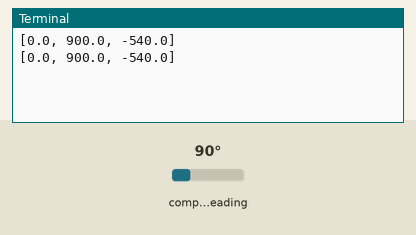
This program was run on a simulated Raspberry Pi (BCM pin numbers). Parts: the last lines printed to the terminal. The test bench sets the inputs (shaded band); at power-on: compass heading 90°.

Above: at 1.2 s.
1.3 s: compass heading set to 7°
At 2.6 s:
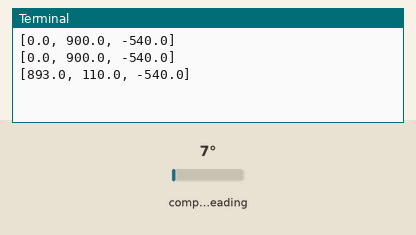
2.8 s: compass heading set to 180°
At 3.6 s:
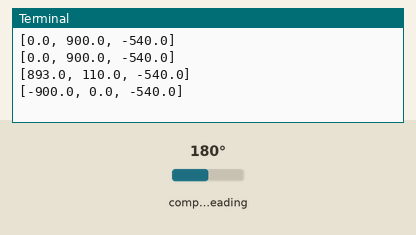
Timing chart, 0 to 5.8 s (numbered marks = the images above; inputs shaded):
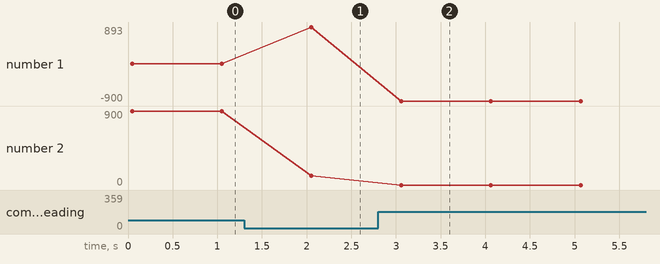

Measured:
- after the input at 1.3 s, the terminal: prints a new line after 0.75 s (image 1)
- after the input at 2.8 s, the terminal: prints a new line after 0.26 s (image 2)
- plotted number 1: 0 → 893 after the input at 1.3 s, 893 → -900 after the input at 2.8 s
- plotted number 2: 900 → 110 after the input at 1.3 s

The program:

Angle.py
```python
import math
import time
import smbus

__author__ = "Niccolo Rigacci"
__copyright__ = "Copyright 2018 Niccolo Rigacci <niccolo@rigacci.org>"
__license__ = "GPLv3-or-later"
__email__ = "niccolo@rigacci.org"
__version__ = "0.1.4"

DFLT_BUS = 1
DFLT_ADDRESS = 0x0d

REG_XOUT_LSB = 0x00     # Output Data Registers for magnetic sensor.
REG_XOUT_MSB = 0x01
REG_YOUT_LSB = 0x02
REG_YOUT_MSB = 0x03
REG_ZOUT_LSB = 0x04
REG_ZOUT_MSB = 0x05
REG_STATUS_1 = 0x06     # Status Register.
REG_TOUT_LSB = 0x07     # Output Data Registers for temperature.
REG_TOUT_MSB = 0x08
REG_CONTROL_1 = 0x09    # Control Register #1.
REG_CONTROL_2 = 0x0a    # Control Register #2.
REG_RST_PERIOD = 0x0b   # SET/RESET Period Register.
REG_CHIP_ID = 0x0d      # Chip ID register.

# Flags for Status Register #1.
STAT_DRDY = 0b00000001  # Data Ready.
STAT_OVL = 0b00000010   # Overflow flag.
STAT_DOR = 0b00000100   # Data skipped for reading.

# Flags for Status Register #2.
INT_ENB = 0b00000001    # Interrupt Pin Enabling.
POL_PNT = 0b01000000    # Pointer Roll-over.
SOFT_RST = 0b10000000   # Soft Reset.

# Flags for Control Register 1.
MODE_STBY = 0b00000000  # Standby mode.
MODE_CONT = 0b00000001  # Continuous read mode.
ODR_10HZ = 0b00000000   # Output Data Rate Hz.
ODR_50HZ = 0b00000100
ODR_100HZ = 0b00001000
ODR_200HZ = 0b00001100
RNG_2G = 0b00000000     # Range 2 Gauss: for magnetic-clean environments.
RNG_8G = 0b00010000     # Range 8 Gauss: for strong magnetic fields.
OSR_512 = 0b00000000    # Over Sample Rate 512: less noise, more power.
OSR_256 = 0b01000000
OSR_128 = 0b10000000
OSR_64 = 0b11000000     # Over Sample Rate 64: more noise, less power.


class QMC5883L(object):
    """Interface for the QMC5883l 3-Axis Magnetic Sensor."""
    def __init__(self,
                 i2c_bus=DFLT_BUS,
                 address=DFLT_ADDRESS,
                 output_data_rate=ODR_10HZ,
                 output_range=RNG_8G,
                 oversampling_rate=OSR_512):

        self.address = address
        self.bus = smbus.SMBus(i2c_bus)
        self.output_range = output_range
        self._declination = 0.18333
        self._calibration = [[1.0, 0.0, 0.0],
                             [0.0, 1.0, 0.0],
                             [0.0, 0.0, 1.0]]
        self.mode_cont = (MODE_CONT | output_data_rate | output_range
                          | oversampling_rate)
        self.mode_stby = (MODE_STBY | ODR_10HZ | RNG_2G | OSR_64)
        self.mode_continuous()

    def __del__(self):
        """Once finished using the sensor, switch to standby mode."""
        self.mode_standby()

    def mode_continuous(self):
        """Set the device in continuous read mode."""
        self._write_byte(REG_CONTROL_2, SOFT_RST)  # Soft reset.
        self._write_byte(REG_CONTROL_2, INT_ENB)  # Disable interrupt.
        self._write_byte(REG_RST_PERIOD, 0x01)  # Define SET/RESET period.
        self._write_byte(REG_CONTROL_1, self.mode_cont)  # Set operation mode.

    def mode_standby(self):
        """Set the device in standby mode."""
        self._write_byte(REG_CONTROL_2, SOFT_RST)
        self._write_byte(REG_CONTROL_2, INT_ENB)
        self._write_byte(REG_RST_PERIOD, 0x01)
        self._write_byte(REG_CONTROL_1, self.mode_stby)  # Set operation mode.

    def _write_byte(self, registry, value):
        self.bus.write_byte_data(self.address, registry, value)
        time.sleep(0.01)

    def _read_byte(self, registry):
        return self.bus.read_byte_data(self.address, registry)

    def _read_word(self, registry):
        """Read a two bytes value stored as LSB and MSB."""
        low = self.bus.read_byte_data(self.address, registry)
        high = self.bus.read_byte_data(self.address, registry + 1)
        val = (high << 8) + low
        return val

    def _read_word_2c(self, registry):
        """Calculate the 2's complement of a two bytes value."""
        val = self._read_word(registry)
        if val >= 0x8000:  # 32768
            return val - 0x10000  # 65536
        else:
            return val

    def get_data(self):
        """Read data from magnetic and temperature data registers."""
        i = 0
        [x, y, z, t] = [None, None, None, None]
        while i < 20:  # Timeout after about 0.20 seconds.
            status = self._read_byte(REG_STATUS_1)
            if status & STAT_OVL:
                # Some values have reached an overflow.
                msg = ("Magnetic sensor overflow.")
                if self.output_range == RNG_2G:
                    msg += " Consider switching to RNG_8G output range."
            if status & STAT_DOR:
                # Previous measure was read partially, sensor in Data Lock.
                x = self._read_word_2c(REG_XOUT_LSB)
                y = self._read_word_2c(REG_YOUT_LSB)
                z = self._read_word_2c(REG_ZOUT_LSB)
                continue
            if status & STAT_DRDY:
                # Data is ready to read.
                x = self._read_word_2c(REG_XOUT_LSB)
                y = self._read_word_2c(REG_YOUT_LSB)
                z = self._read_word_2c(REG_ZOUT_LSB)
                t = self._read_word_2c(REG_TOUT_LSB)
                break
            else:
                # Waiting for DRDY.
                time.sleep(0.01)
                i += 1
        return [x, y, z, t]

    def get_magnet_raw(self):
        """Get the 3 axis values from magnetic sensor."""
        [x, y, z, t] = self.get_data()
        return [x, y, z]

    def get_magnet(self):
        """Return the horizontal magnetic sensor vector with (x, y) calibration applied."""
        [x, y, z] = self.get_magnet_raw()
        if x is None or y is None or z is None:
            [x1, y1, z1] = [x, y, z]
        else:
            c = self._calibration
            x1 = x * c[0][0] + y * c[0][1] + z * c[0][2]
            y1 = x * c[1][0] + y * c[1][1] + z * c[1][2]
            z1 = x * c[2][0] + y * c[2][1] + z * c[2][2]
        return [x1, y1, z1]

    def get_bearing_raw(self):
        """Horizontal bearing (in degrees) from magnetic value X and Y."""
        [x, y, z] = self.get_magnet_raw()
        if x is None or y is None or z is None:
            return None
        else:
            b = math.degrees(math.atan2(y, x))
            if b < 0:
                b += 360.0
            return b

    def get_bearing(self):
        """Horizontal bearing, adjusted by calibration and declination."""
        [x, y, z] = self.get_magnet()
        if x is None or y is None:
            return None
        else:
            b = math.degrees(math.atan2(y, x))
            if b < 0:
                b += 360.0
            b += self._declination
            if b < 0.0:
                b += 360.0
            elif b >= 360.0:
                b -= 360.0
        return b

    def get_temp(self):
        """Raw (uncalibrated) data from temperature sensor."""
        [x, y, z, t] = self.get_data()
        return t

    def set_declination(self, value):
        """Set the magnetic declination, in degrees."""
        try:
            d = float(value)
            self._declination = d
        except:
            print(u'Declination must be a float value.')

    def get_declination(self):
        """Return the current set value of magnetic declination."""
        return self._declination

    def set_calibration(self, value):
        """Set the 3x3 matrix for horizontal (x, y) magnetic vector calibration."""
        c = [[1.0, 0.0, 0.0], [0.0, 1.0, 0.0], [0.0, 0.0, 1.0]]
        try:
            for i in range(0, 3):
                for j in range(0, 3):
                    c[i][j] = float(value[i][j])
            self._calibration = c
        except:
            print(u'Calibration must be a 3x3 float matrix.')

    def get_calibration(self):
        """Return the current set value of the calibration matrix."""
        return self._calibration

    declination = property(fget=get_declination,
                           fset=set_declination,
                           doc=u'Magnetic declination to adjust bearing.')

    calibration = property(fget=get_calibration,
                           fset=set_calibration,
                           doc=u'Transformation matrix to adjust (x, y) magnetic vector.')

if __name__ == "__main__":
    sensor = QMC5883L()
    while True:
        m = sensor.get_magnet()
        print(m)
        time.sleep(1)
```
